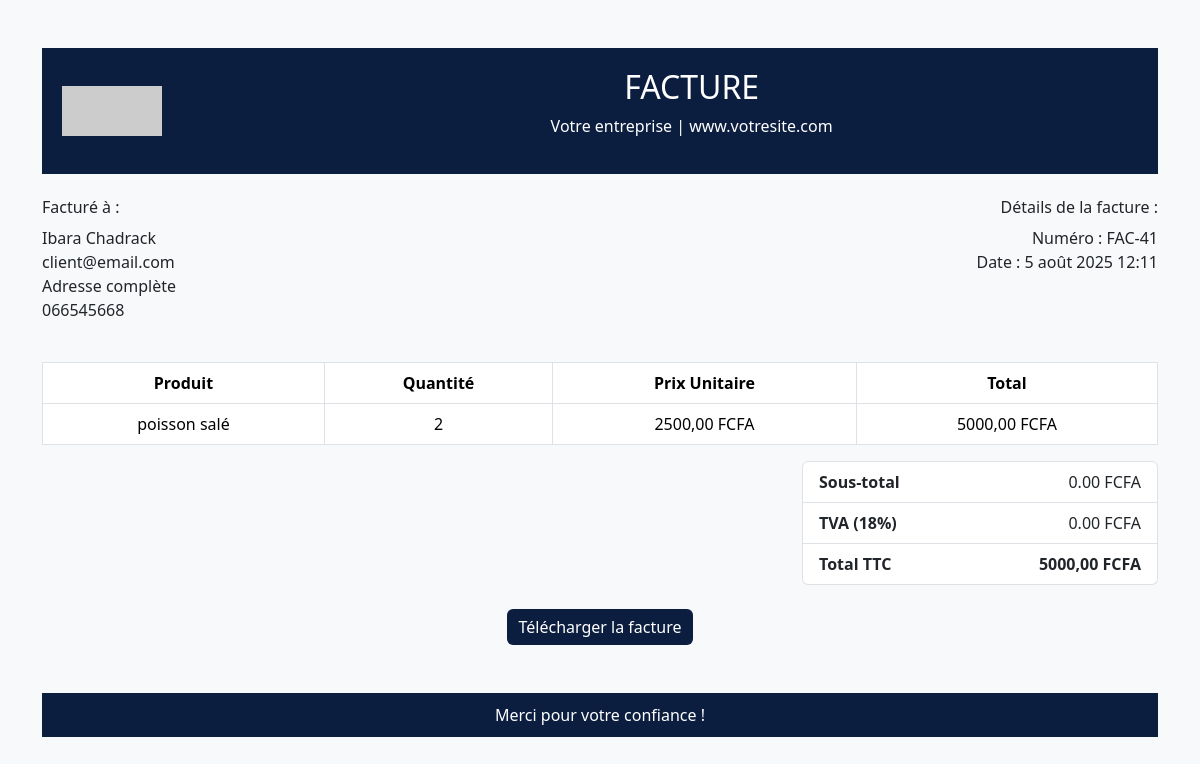
Before: /gproduit/facture/41/ with the older database file.
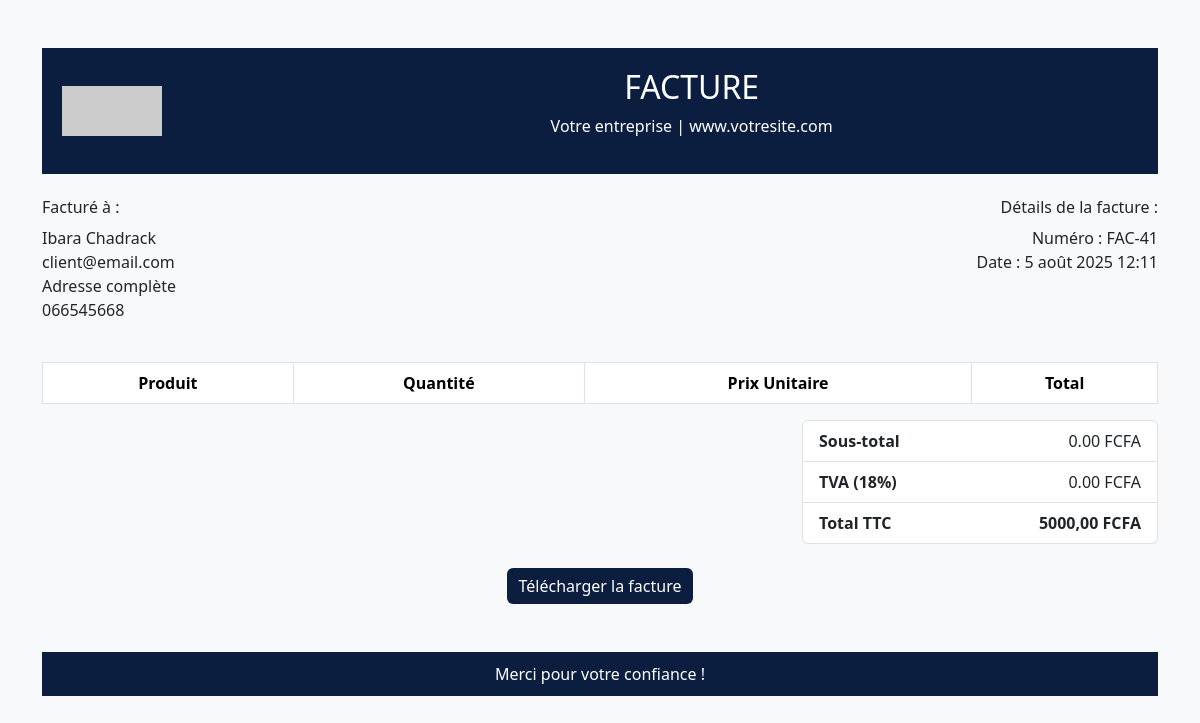
After: the same page with the newer database file.
### gproduit/models.py (models this page shows, shortened)
class lignevente(models.Model):
    Vente = models.ForeignKey(vente , on_delete = models.CASCADE, related_name='Lignes')
    produit = models.ForeignKey(produits, on_delete = models.CASCADE)
    quantite = models.PositiveIntegerField()
    prix_unitaire = models.DecimalField(max_digits=10, decimal_places=2)
    totalp = models.DecimalField(max_digits=10, decimal_places=2)

class produits(models.Model):
    nom = models.CharField(max_length =100)
    categorie = models.ForeignKey(categories, on_delete = models.CASCADE, related_name ='products')
    prix = models.DecimalField(max_digits = 10 , decimal_places =2)
    quantite = models.PositiveIntegerField()
    description = models.TextField()
    date_livraison = models.DateField()
    date_ajout = models.DateTimeField(auto_now_add = True)
    data_exp = models.DateField(null =True , blank = True)
    fournisseur = models.ForeignKey(fournisseurs,on_delete=models.CASCADE,related_name="mes_produits" )
    observation = models.TextField()
    class Meta:
        ordering = ['-date_ajout']

### gproduit/views.py (the view, shortened to what this page needs)
# urls.py: path('facture/<int:pk>/',facture.as_view(), name ="vuefacture" ),
class facture(View):
    template_name = "facture_vrai.html"
    def get(self, request, *args, **kwargs):
        pk = self.kwargs.get('pk')
        context = get_products(pk)
        return render(request, self.template_name, context)

### gproduit/fonctions.py (called while the page is built)
def get_products(pk):
    obj = vente.objects.get(pk=pk)
    prod = obj.Lignes.all
    context = {
        'obj':obj,
        'produits':prod
    }
    return context

### gproduit/templates/facture_vrai.html (shortened to what this page needs)
<!DOCTYPE html>
<html lang="fr">
{% load static%}
<head>
    <link rel="stylesheet" href="{% static 'css/bootstrap.css'%}">
</head>
<body>
    <div class="container my-5">
        <div class="facture-header text-center">
            <div class="row align-items-center">
                <div class="col-md-2 text-start">
                    <img src="https://via.placeholder.com/100x50?text=LOGO" alt="Logo" class="logo">
                </div>
                <div class="col-md-10 text-center">
                    <h2>FACTURE</h2>
                    <p>Votre entreprise | www.votresite.com</p>
                </div>
            </div>
        </div>
        <div class="row my-4">
            <div class="col-md-6">
                <h6>Facturé à :</h6>
                <p>
                    {{obj.client.nom}}<br>
                    client@email.com<br>
                    Adresse complète<br>
                    {{obj.client.Tel}}
                </p>
            </div>
            <div class="col-md-6 text-end">
                <h6>Détails de la facture :</h6>
                <p>
                    Numéro : FAC-{{obj.id}}<br>
                    Date : {{obj.date_achat}}<br>
                </p>
            </div>
        </div>
        <table class="table table-bordered">
            <thead>
                <tr>
                    <th> <center>Produit</center> </th>
                    <th> <center>Quantité</center>  </th>
                    <th><center>Prix Unitaire</center></th>
                    <th><center>Total</center></th>
                </tr>
            </thead>
            <tbody>
                {% for i in produits%}
                <tr>
                    <td><center>{{i.produit.nom}} </center> </td>
                    <td> <center>{{i.quantite}}</center> </td>
                    <td> <center>{{i.prix_unitaire}} <span>FCFA</span> </center> </td>
                    <td> <center>{{i.totalp}} <span>FCFA</span> </center> </td>
                </tr>
                {% endfor %}
            </tbody>
        </table>
        <div class="row justify-content-end">
            <div class="col-md-4">
                <ul class="list-group">
                    <li class="list-group-item d-flex justify-content-between">
                        <strong>Sous-total</strong>
                        <span>0.00 FCFA</span>
                    </li>
                    <li class="list-group-item d-flex justify-content-between">
                        <strong>TVA (18%)</strong>
                        <span>0.00 FCFA</span>
                    </li>
                    <li class="list-group-item d-flex justify-content-between">
                        <strong>Total TTC</strong>
                        <span><strong> {{obj.total_vente}} <span>FCFA</span></strong></span>
                    </li>
                </ul>
            </div>
        </div>
        <div class="text-center my-4">
            <a href="{% url 'facture_vrai'  pk=obj.pk %}" >  <button class="btn btn-imprimer" >Télécharger la facture</button></a>
        </div>
        <div class="facture-footer mt-5">
            Merci pour votre confiance !
        </div>
    </div>
</body>
</html>

Changed rows visible on the page:
removed lignevente: produit.nom "poisson salé", quantite "2", prix_unitaire "2500,00", totalp "5000,00"
